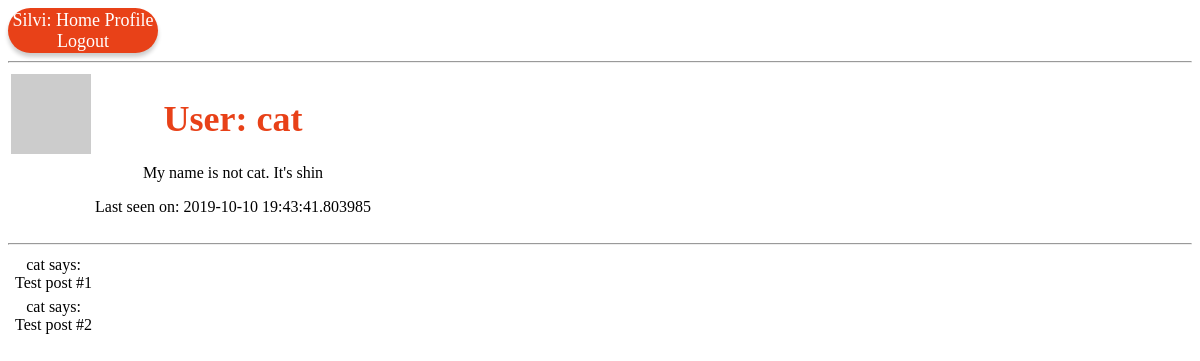
/user/cat (signed in), run on an earlier commit of the app's database.
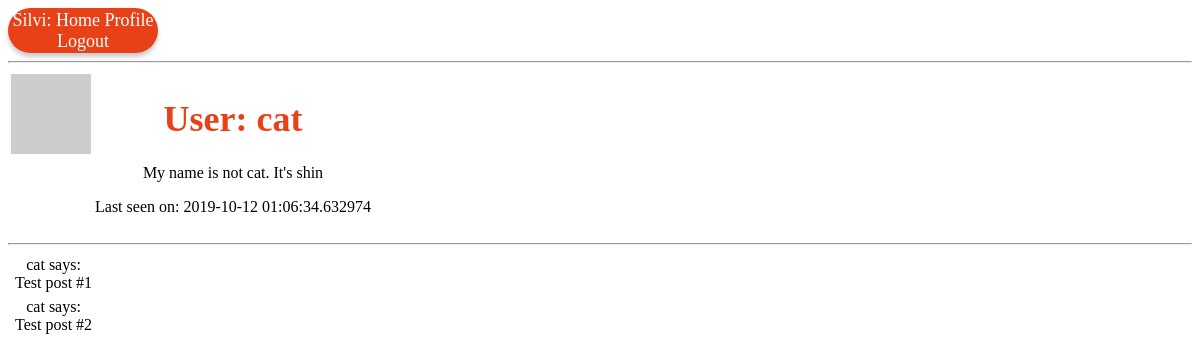
And on a later commit of the database.
### app/models.py (models this page shows, shortened)
class User(UserMixin, db.Model):
    id = db.Column(db.Integer, primary_key=True)
    username = db.Column(db.String(64), index=True, unique=True)
    email = db.Column(db.String(120), index=True, unique=True)
    password_hash = db.Column(db.String(128))
    posts = db.relationship('Post', backref='author', lazy='dynamic')
    about_me = db.Column(db.String(140))
    last_seen = db.Column(db.DateTime, default=datetime.utcnow)
    def avatar(self, size):
        digest = md5(self.email.lower().encode('utf-8')).hexdigest()
        return 'https://www.gravatar.com/avatar/{}?d=identicon&s={}'.format(
            digest, size)

### app/routes.py (the view)
@app.route('/user/<username>')
@login_required
def user(username):
    user = User.query.filter_by(username=username).first_or_404()
    posts = [
        {'author': user, 'body': 'Test post #1'},
        {'author': user, 'body': 'Test post #2'}
    ]
    return render_template('user.html',user=user, posts=posts)

### app/models.py (called while the page is built)
@login.user_loader
def load_user(id):
    return User.query.get(int(id))

### app/routes.py (called while the page is built)
@app.before_request
def before_requiest():
    if current_user.is_authenticated:
        current_user.last_seen = datetime.utcnow()
        db.session.commit()

### app/templates/user.html (shortened to what this page needs)
{% extends "base.html" %}
{% block content %}
    <table>
        <tr valign="top">
            <td><img src="{{ user.avatar(128) }}"</td>
            <td><h1>User: {{ user.username }}</h1>
            {% if user.about_me %}<p>{{ user.about_me }}</p>{% endif %}
            {% if user.last_seen %}<p>Last seen on: {{ user.last_seen }}</p>{% endif %}
            </td>
        </tr>
    </table>
    <hr>
    {% for post in posts %}
        {% include '_post.html' %}
    {% endfor %}
{% endblock %}

### app/templates/_post.html
<table>
    <tr valign="top">
        <td><img src=""{{ post.author.avatar(36) }}"></td>
        <td>{{ post.author.username }} says:<br>{{ post.body }}</td>
    </tr>
</table>

What changed in the data, as far as the page shows it:
changed User "cat": last_seen "2019-10-10 19:43:41.803985" → "2019-10-12 01:06:34.632974"
